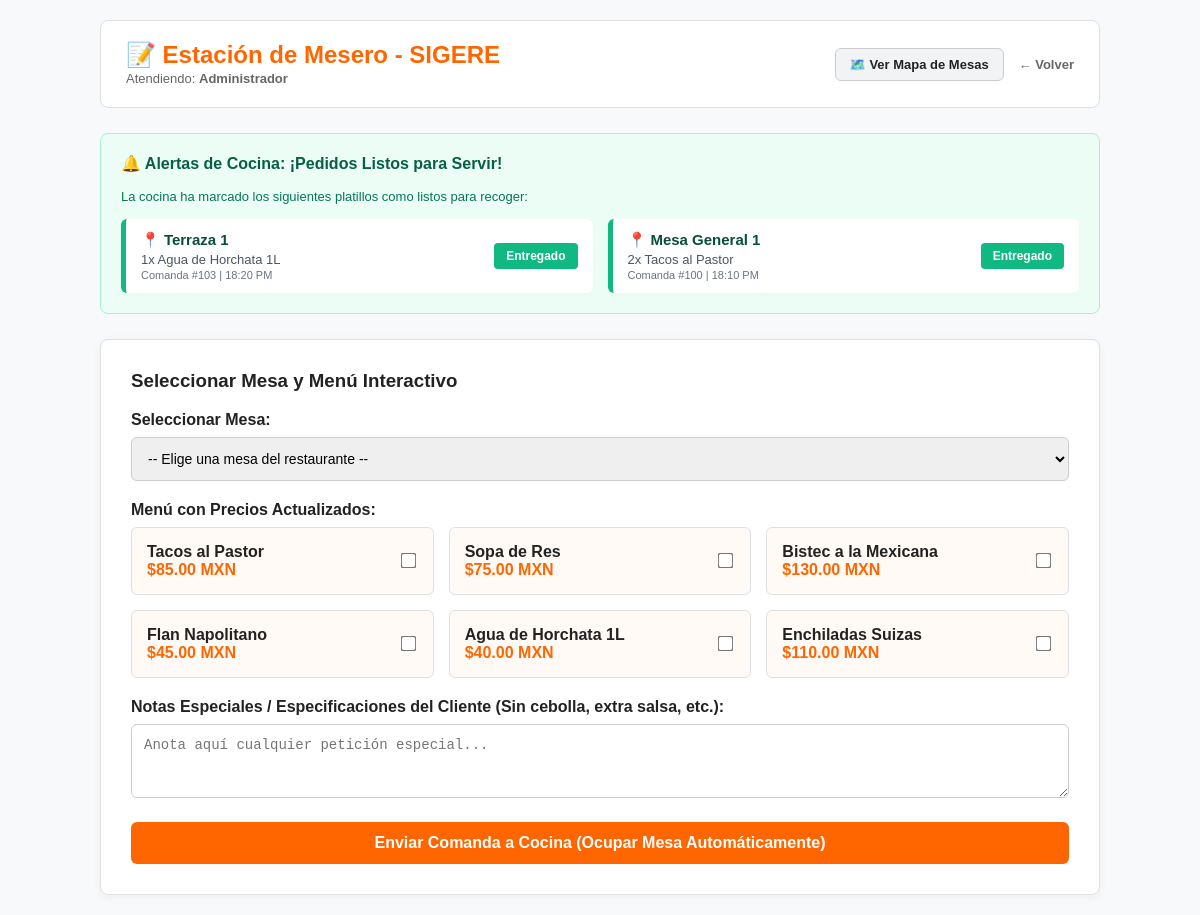
Page /pedidos.php (signed in) on the committed database.
### tables this page shows
CREATE TABLE IF NOT EXISTS platillos (
    id          INT AUTO_INCREMENT PRIMARY KEY,
    nombre      VARCHAR(100) NOT NULL,
    precio      DECIMAL(10,2) NOT NULL,
    activo      TINYINT(1) NOT NULL DEFAULT 1
);

### pedidos.php (the view, shortened to what this page needs)
<?php
require_once 'conexion.php';
$nombreMesero = $_SESSION['usuario'];
$stmtMenu = $pdo->query("SELECT * FROM platillos");
$menu = $stmtMenu->fetchAll(PDO::FETCH_ASSOC);
$pedidos_listos = [
    ['id' => 103, 'mesa' => 'Terraza 1', 'platillos' => '1x Agua de Horchata 1L', 'hora' => '18:20 PM'],
    ['id' => 100, 'mesa' => 'Mesa General 1', 'platillos' => '2x Tacos al Pastor', 'hora' => '18:10 PM']
];
?>
<!DOCTYPE html>
<html lang="es">
<head>
</head>
<body>
    <div class="container">
        <div class="header-mesero">
            <div>
                <h2>📝 Estación de Mesero - SIGERE</h2>
                <span style="font-size: 13px; color: var(--text-gray);">Atendiendo: <strong><?php echo htmlspecialchars($nombreMesero); ?></strong></span>
            </div>
            <div class="nav-links">
                <a href="mesas.php" class="nav-btn">🗺️ Ver Mapa de Mesas</a>
                <a href="index.php" class="back-btn">← Volver</a>
            </div>
        </div>
        <div class="alertas-cocina-box">
            <h3>🔔 Alertas de Cocina: ¡Pedidos Listos para Servir!</h3>
            <p style="margin: 0; font-size: 13px; color: #047857;">La cocina ha marcado los siguientes platillos como listos para recoger:</p>
            <div class="listos-grid">
                <?php foreach ($pedidos_listos as $p_listo): ?>
                    <div class="listo-card">
                        <div class="listo-info">
                            <div class="mesa-target">📍 <?php echo htmlspecialchars($p_listo['mesa']); ?></div>
                            <div class="detalle"><?php echo htmlspecialchars($p_listo['platillos']); ?></div>
                            <div style="font-size: 11px; color: #6b7280; margin-top: 2px;">Comanda #<?php echo $p_listo['id']; ?> | <?php echo $p_listo['hora']; ?></div>
                        </div>
                        <button class="btn-entregado" onclick="alert('Pedido entregado a la mesa.'); location.reload();">Entregado</button>
                    </div>
                <?php endforeach; ?>
            </div>
        </div>
        <div class="form-section">
            <h3 style="margin-top: 0; color: var(--text-dark);">Seleccionar Mesa y Menú Interactivo</h3>
            <form action="pedidos.php" method="POST">
                <div class="form-group">
                    <label for="mesa_id">Seleccionar Mesa:</label>
                    <select name="mesa_id" id="mesa_id" required>
                        <option value="">-- Elige una mesa del restaurante --</option>
                    </select>
                </div>
                <div class="form-group">
                    <label>Menú con Precios Actualizados:</label>
                    <div class="menu-grid">
                        <?php foreach ($menu as $platillo): ?>
                            <div class="menu-item">
                                <div>
                                    <strong><?php echo htmlspecialchars($platillo['nombre']); ?></strong><br>
                                    <span class="price">$<?php echo number_format($platillo['precio'], 2); ?> MXN</span>
                                </div>
                                <input type="checkbox" name="platillos[]" value="<?php echo $platillo['id']; ?>">
                            </div>
                        <?php endforeach; ?>
                    </div>
                </div>
                <div class="form-group">
                    <label for="notas">Notas Especiales / Especificaciones del Cliente (Sin cebolla, extra salsa, etc.):</label>
                    <textarea name="notas" id="notas" rows="3" placeholder="Anota aquí cualquier petición especial..."></textarea>
                </div>
                <button type="submit" class="btn-submit">Enviar Comanda a Cocina (Ocupar Mesa Automáticamente)</button>
            </form>
        </div>
    </div>
</body>
</html>

### pedidos.php (style rules this page uses)
:root { --bg-main: #f8f9fa; --card-bg: #ffffff; --accent-orange: #ff6600; --text-dark: #222222; --text-gray: #666666; --border-color: #e0e0e0; --success-green: #10b981; }
body { font-family: Arial, sans-serif; background-color: var(--bg-main); color: var(--text-dark); margin: 0; padding: 20px; }
.container { max-width: 1000px; margin: auto; }
.header-mesero { background: var(--card-bg); padding: 20px 25px; border-radius: 8px; display: flex; justify-content: space-between; align-items: center; border-bottom: 3px solid var(--accent-orange); border: 1px solid var(--border-color); margin-bottom: 25px; }
.header-mesero h2 { margin: 0; color: var(--accent-orange); }
.nav-links { display: flex; gap: 15px; align-items: center; }
.nav-btn { background: #f1f3f5; color: var(--text-dark); padding: 8px 14px; border-radius: 6px; text-decoration: none; font-size: 13px; font-weight: bold; border: 1px solid #ccc; }
.back-btn { color: var(--text-gray); text-decoration: none; font-weight: bold; font-size: 13px; }
.alertas-cocina-box { background: #ecfdf5; border: 1px solid #a7f3d0; padding: 20px; border-radius: 8px; margin-bottom: 25px; }
.alertas-cocina-box h3 { margin-top: 0; color: #065f46; font-size: 16px; display: flex; align-items: center; gap: 8px; }
.listos-grid { display: grid; grid-template-columns: repeat(auto-fit, minmax(280px, 1fr)); gap: 15px; margin-top: 15px; }
.listo-card { background: white; border-left: 5px solid var(--success-green); padding: 12px 15px; border-radius: 6px; box-shadow: 0 2px 4px rgba(0,0,0,0.02); display: flex; justify-content: space-between; align-items: center; }
.listo-info .mesa-target { font-weight: bold; color: #064e3b; font-size: 15px; }
.listo-info .detalle { font-size: 13px; color: #4b5563; margin-top: 3px; }
.btn-entregado { background: var(--success-green); color: white; border: none; padding: 6px 12px; border-radius: 4px; font-size: 12px; font-weight: bold; cursor: pointer; }
.form-section { background: var(--card-bg); padding: 30px; border-radius: 8px; border: 1px solid var(--border-color); box-shadow: 0 2px 10px rgba(0,0,0,0.05); }
.form-group { margin-bottom: 20px; }
.form-group label { display: block; margin-bottom: 8px; font-weight: bold; }
.form-group select, .form-group textarea { width: 100%; padding: 12px; border: 1px solid #ccc; border-radius: 6px; box-sizing: border-box; font-size: 14px; }
.menu-grid { display: grid; grid-template-columns: repeat(auto-fit, minmax(250px, 1fr)); gap: 15px; margin-bottom: 20px; }
.menu-item { background: #fffaf5; border: 1px solid #e0e0e0; padding: 15px; border-radius: 6px; display: flex; justify-content: space-between; align-items: center; }
.menu-item input { transform: scale(1.2); cursor: pointer; }
.price { color: var(--accent-orange); font-weight: bold; }
.btn-submit { background: var(--accent-orange); color: white; border: none; padding: 12px 20px; font-size: 16px; border-radius: 6px; cursor: pointer; width: 100%; font-weight: bold; }

### rows in the picture
platillos: nombre "Tacos al Pastor", precio "85.00"
platillos: nombre "Sopa de Res", precio "75.00"
platillos: nombre "Bistec a la Mexicana", precio "130.00"
platillos: nombre "Flan Napolitano", precio "45.00"
platillos: nombre "Agua de Horchata 1L", precio "40.00"
platillos: nombre "Enchiladas Suizas", precio "110.00"

### other values in the picture
$nombreMesero "Administrador"
$p_listo['mesa'] "Terraza 1"
$p_listo['platillos'] "1x Agua de Horchata 1L"
$p_listo['id'] "103"
$p_listo['hora'] "18:20 PM"
$p_listo['mesa'] "Mesa General 1"
$p_listo['platillos'] "2x Tacos al Pastor"
$p_listo['id'] "100"
$p_listo['hora'] "18:10 PM"
